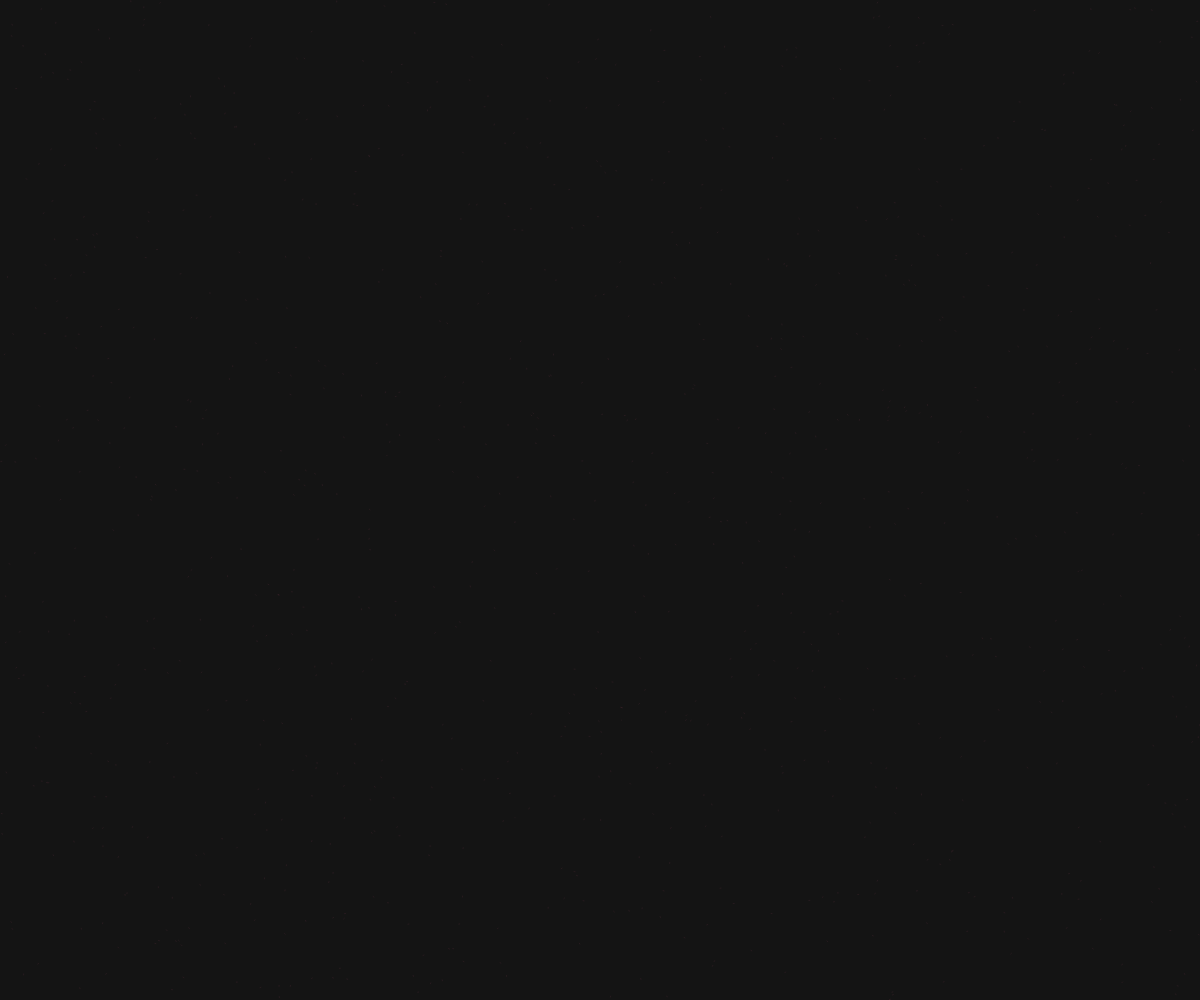
Frame 1 (no input)
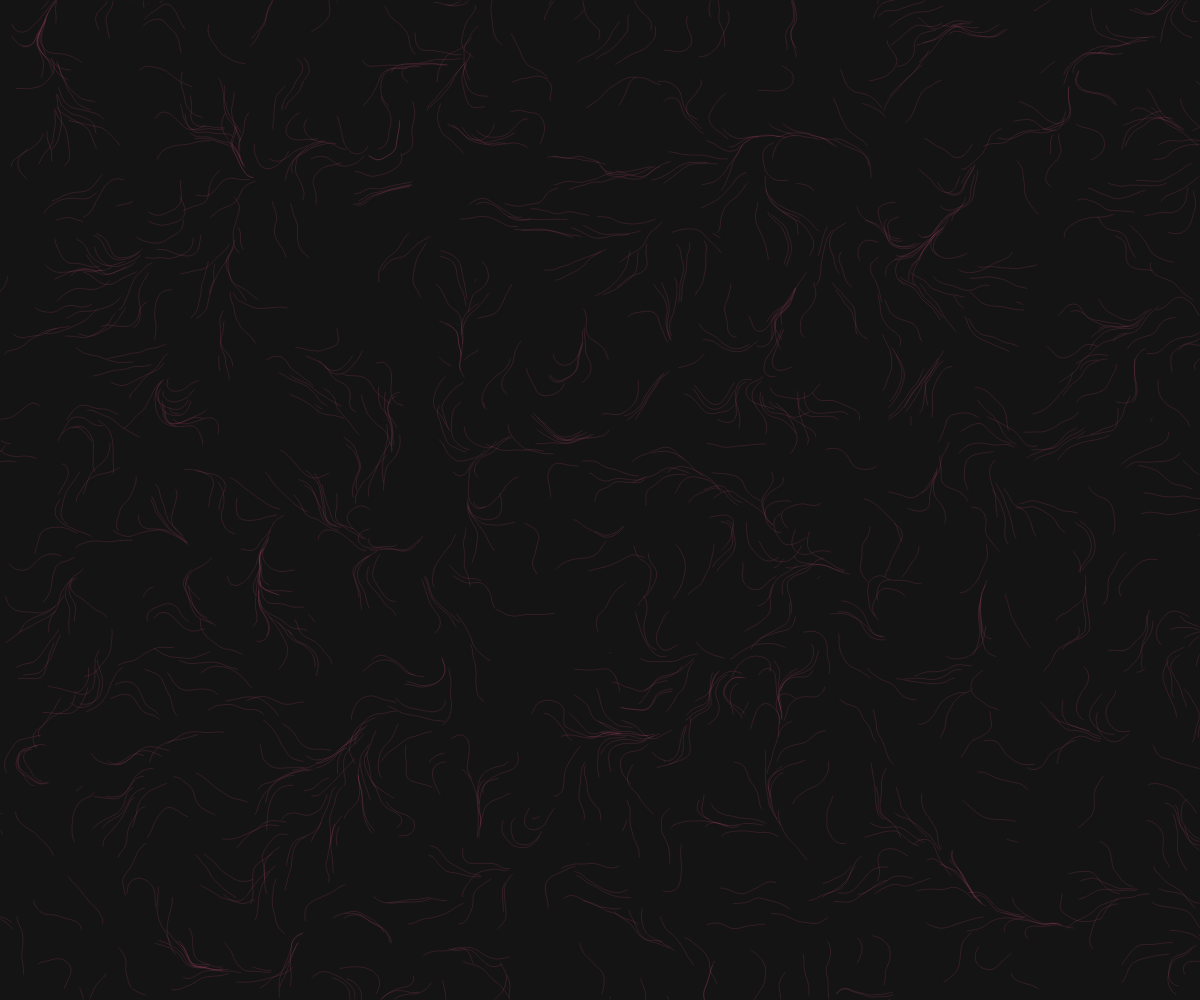
Frame 60 (no input)
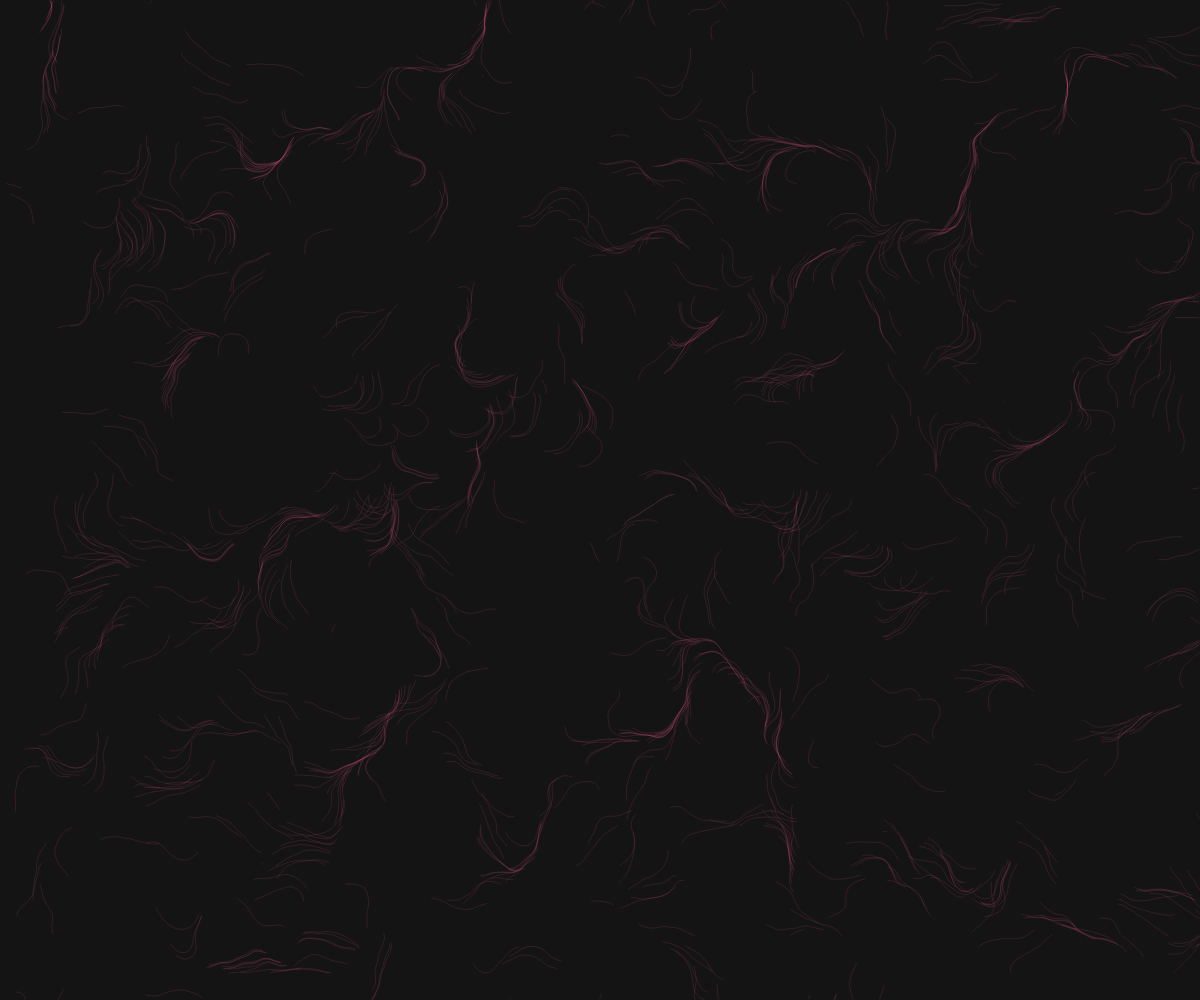
Frame 120 (the mouse pressed at the canvas centre since frame 60)

The p5.js sketch that drew these frames (run headless with seeded random() and noise() and a simulated clock; from frame 60 on, the mouse is pressed at the canvas centre):

// p5.js sketch
// ── sketch.js
let particles = [];
let numParticles = 1000;
let noiseScale = 0.01;

function setup() {
  createCanvas(windowWidth, windowHeight);
  background(20);

  for (let i = 0; i < numParticles; i++) {
    particles.push({
      x: random(width),
      y: random(height),
      prevX: 0,
      prevY: 0
    });
    particles[i].prevX = particles[i].x;
    particles[i].prevY = particles[i].y;
  }
}

function draw() {
  for (let p of particles) {
    let angle = noise(p.x * noiseScale, p.y * noiseScale, frameCount * 0.005) * TWO_PI * 2;

    p.prevX = p.x;
    p.prevY = p.y;
    p.x += cos(angle) * 1;
    p.y += sin(angle) * 1;

    // 画面外に出たらリセット
    if (p.x < 0 || p.x > width || p.y < 0 || p.y > height) {
      p.x = random(width);
      p.y = random(height);
      p.prevX = p.x;
      p.prevY = p.y;
    }

    stroke(255, 100, 150, 20);
    strokeWeight(1);
    line(p.prevX, p.prevY, p.x, p.y);
  }
}

function mousePressed() {
  background(20);
}

function windowResized() {
  resizeCanvas(windowWidth, windowHeight);
  background(20);
}
